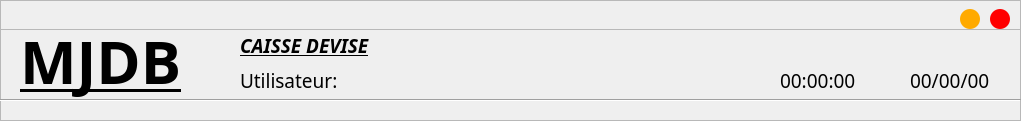
   <widget class="QFrame" name="frame">
    <property name="geometry">
     <rect>
      <x>0</x>
      <y>0</y>
      <width>1021</width>
      <height>121</height>
     </rect>
    </property>
    <property name="frameShape">
     <enum>QFrame::StyledPanel</enum>
    </property>
    <property name="frameShadow">
     <enum>QFrame::Raised</enum>
    </property>
    <widget class="QLabel" name="user">
     <property name="geometry">
      <rect>
       <x>370</x>
       <y>60</y>
       <width>131</width>
       <height>41</height>
      </rect>
     </property>
     <property name="font">
      <font>
       <family>Mongolian Baiti</family>
       <pointsize>14</pointsize>
      </font>
     </property>
     <property name="styleSheet">
      <string notr="true">background-color: transparent;</string>
     </property>
     <property name="text">
      <string/>
     </property>
    </widget>
    <widget class="QLabel" name="date">
     <property name="geometry">
      <rect>
       <x>780</x>
       <y>60</y>
       <width>111</width>
       <height>41</height>
      </rect>
     </property>
     <property name="font">
      <font>
       <family>Mongolian Baiti</family>
       <pointsize>14</pointsize>
      </font>
     </property>
     <property name="styleSheet">
      <string notr="true">background-color: transparent;</string>
     </property>
     <property name="text">
      <string>00:00:00</string>
     </property>
    </widget>
    <widget class="QLabel" name="label_5">
     <property name="geometry">
      <rect>
       <x>240</x>
       <y>60</y>
       <width>131</width>
       <height>41</height>
      </rect>
     </property>
     <property name="font">
      <font>
       <family>Mongolian Baiti</family>
       <pointsize>14</pointsize>
      </font>
     </property>
     <property name="text">
      <string>Utilisateur:</string>
     </property>
    </widget>
    <widget class="QLabel" name="time">
     <property name="geometry">
      <rect>
       <x>910</x>
       <y>60</y>
       <width>111</width>
       <height>41</height>
      </rect>
     </property>
     <property name="font">
      <font>
       <family>Mongolian Baiti</family>
       <pointsize>14</pointsize>
      </font>
     </property>
     <property name="styleSheet">
      <string notr="true">background-color: transparent;</string>
     </property>
     <property name="text">
      <string>00/00/00</string>
     </property>
    </widget>
    <widget class="QLabel" name="label_9">
     <property name="geometry">
      <rect>
       <x>240</x>
       <y>30</y>
       <width>191</width>
       <height>31</height>
      </rect>
     </property>
     <property name="font">
      <font>
       <family>Mongolian Baiti</family>
       <pointsize>14</pointsize>
       <weight>75</weight>
       <italic>true</italic>
       <bold>true</bold>
       <underline>true</underline>
      </font>
     </property>
     <property name="text">
      <string>CAISSE DEVISE</string>
     </property>
    </widget>
    <widget class="QLabel" name="label_3">
     <property name="geometry">
      <rect>
       <x>20</x>
       <y>20</y>
       <width>211</width>
       <height>81</height>
      </rect>
     </property>
     <property name="font">
      <font>
       <family>Mongolian Baiti</family>
       <pointsize>45</pointsize>
       <weight>75</weight>
       <bold>true</bold>
       <underline>true</underline>
      </font>
     </property>
     <property name="text">
      <string>MJDB</string>
     </property>
    </widget>
    <widget class="QFrame" name="title_bar">
     <property name="geometry">
      <rect>
       <x>0</x>
       <y>-1</y>
       <width>1021</width>
       <height>31</height>
      </rect>
     </property>
     <property name="frameShape">
      <enum>QFrame::StyledPanel</enum>
     </property>
     <property name="frameShadow">
      <enum>QFrame::Raised</enum>
     </property>
     <widget class="QPushButton" name="mini">
      <property name="geometry">
       <rect>
        <x>960</x>
        <y>10</y>
        <width>20</width>
        <height>20</height>
       </rect>
      </property>
      <property name="font">
       <font>
        <pointsize>22</pointsize>
        <weight>75</weight>
        <bold>true</bold>
       </font>
      </property>
      <property name="styleSheet">
       <string notr="true">QPushButton{
	border:none;
	border-radius:10px;
	background-color: rgb(255, 170, 0);
}

QPushButton:hover{
	background-color: rgb(206, 137, 0);
}</string>
      </property>
      <property name="text">
       <string/>
      </property>
     </widget>
     <widget class="QPushButton" name="close_btn">
      <property name="geometry">
       <rect>
        <x>990</x>
        <y>10</y>
        <width>20</width>
        <height>20</height>
       </rect>
      </property>
      <property name="font">
       <font>
        <pointsize>11</pointsize>
        <weight>75</weight>
        <bold>true</bold>
       </font>
      </property>
      <property name="styleSheet">
       <string notr="true">QPushButton{
	border:none;
	border-radius:10px;
	background-color: rgb(255, 0, 0);
}

QPushButton:hover{
	background-color: rgb(211, 0, 0);
}</string>
      </property>
      <property name="text">
       <string/>
      </property>
     </widget>
    </widget>
    <widget class="Line" name="line_2">
     <property name="geometry">
      <rect>
       <x>0</x>
       <y>90</y>
       <width>1021</width>
       <height>20</height>
      </rect>
     </property>
     <property name="orientation">
      <enum>Qt::Horizontal</enum>
     </property>
    </widget>
   </widget>
